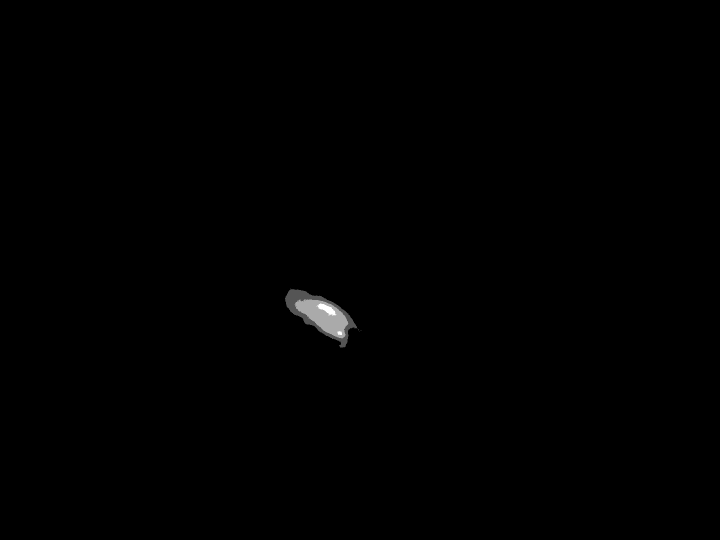
#> input picture 1ms-tof-500us-exp.tif, 1440 x 1080 px, found by its file name (shown at 1/2 size)
$ python image_viewer.py
#> lines starting #> are read from the running program, lines starting #| are printed output that depends on the picture
"""
Demonstrates a variety of uses for ROI. This class provides a user-adjustable
region of interest marker. It is possible to customize the layout and
function of the scale/rotate handles in very flexible ways.
"""

import numpy as np
from tifffile import imread
import pyqtgraph as pg
from pyqtgraph.Qt import QtWidgets
import matplotlib.cm as cm

class MyViewBox_mod_menu(pg.ViewBox):
    def __init__(self):
        super().__init__()
        self.menu = QtWidgets.QMenu()
        self.menu.addAction("Action 1", lambda: print("Action 1 triggered"))
        self.menu.addAction("Action 2", lambda: print("Action 2 triggered"))
        self.menu.addAction("TOF ROI", lambda: self.add_roi('TOF'))
        self.menu.addAction("Blowaway ROI", lambda: self.add_roi('Blowaway'))
        self.menu.addAction("MOT", lambda: self.add_roi("MOT"))
        self.menu.addAction("Remove ROIs", lambda: self.remove_rois())


    def add_roi(self,roi_type):
            if roi_type == 'TOF':
                roi = pg.RectROI([20, 20], [500, 500], pen='r')
                rois.append(roi)
                self.addItem(roi)
            elif roi_type == 'Blowaway':
                roi = pg.RectROI([40,40], [250, 250], pen='g')
                rois.append(roi)
                self.addItem(roi)
            elif roi_type == 'MOT':
                roi = pg.RectROI([100,100], [250,250], pen='w')
                rois.append(roi)
                self.addItem(roi)

    def remove_rois(self):
         for roi in rois:
            self.removeItem(roi)
         rois.clear()


# --- Load image ---
image_path = "1ms-tof-500us-exp.tif"  # <-- change to your file name
arr = np.transpose(imread(image_path))
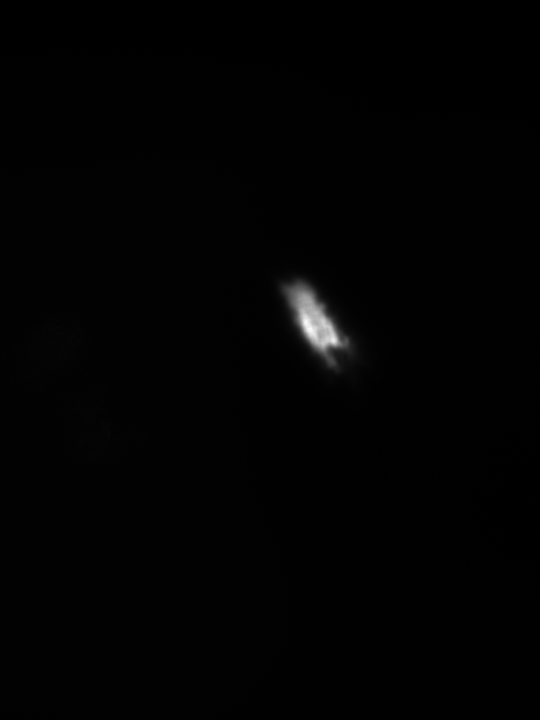
#> arr: shape (1440, 1080) uint16 (shown at 1/2 size); min 1, max 886, mean 9.9; drawn with min black and max white

## create GUI
pg.setConfigOption('background', 'w')
#> (this line was passed over: pyqtgraph is not available in this run)
pg.setConfigOption('foreground', 'k')
#> (this line was passed over: pyqtgraph is not available in this run)
#> (the run stopped early here; a loop or call above may not have finished)
